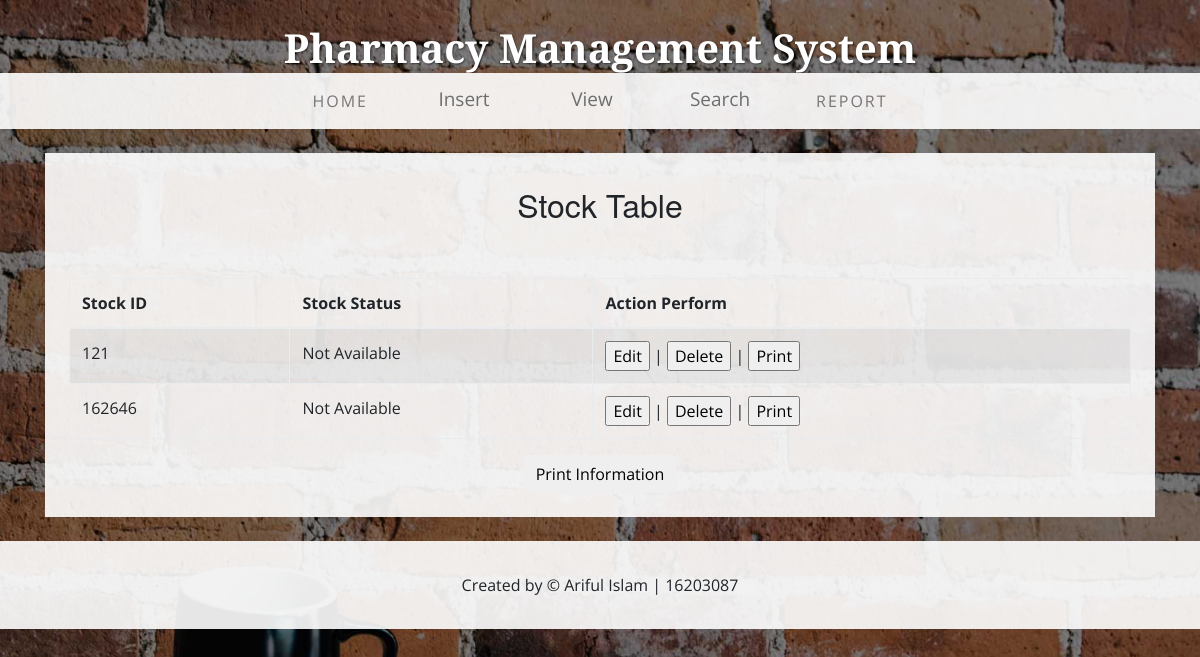
The app's page /stock_view.php with its own data.
### tables this page shows
CREATE TABLE `tb_stock` (
  `stock_id` int(10) NOT NULL,
  `stock_status` varchar(15) NOT NULL
);

### stock_view.php (the view, shortened to what this page needs)
<!DOCTYPE html>
<html lang="en">
  <head>
  <?php
      $username = "root";
      $password = "";
      $host = "localhost";
      $connector = mysqli_connect($host,$username,$password)
          or die("Unable to connect");
      $result = mysqli_query($connector,"SELECT * FROM tb_stock");
      ?>
    <link href="css/bootstrap.css" rel="stylesheet">
    <link href="css/business-casual.css" rel="stylesheet">
  </head>
  <body>
    <div class="tagline-upper text-center text-heading text-shadow text-white mt-5 d-none d-lg-block">Pharmacy Management System</div>
    <nav class="navbar navbar-expand-lg navbar-light bg-faded py-lg-4">
      <div class="container">
        <div class="collapse navbar-collapse" id="navbarResponsive">
          <ul class="navbar-nav mx-auto">
            <li class="nav-item  px-lg-4">
              <a class="nav-link text-uppercase text-expanded" href="index.php">Home
              </a>
            </li>
            <li class="nav-item px-lg-4 active">
              <ul class="navigation">
					<a class="main" href="insert.php">Insert</a>
				</ul>
            </li>
            <li class="nav-item px-lg-4">
              <ul class="navigation">
					<a class="main" href="#">View</a>
				</ul>
            </li>
            <li class="nav-item px-lg-4">
              <ul class="navigation">
					<a class="main" href="#">Search</a>
				</ul>
            </li>
			<li class="nav-item px-lg-4">
              <a class="nav-link text-uppercase text-expanded" href="invoice.php">Report</a>
            </li>
          </ul>
        </div>
      </div>
    </nav>
    <div class="container">
		<div class="bg-faded p-4 my-4">
        <div class="panel panel-primary Myback">
            <div class="panel-heading panel-head"><h2><center>Stock Table</center></h2></div>
            <div class="panel-body">
                <table class="table table-bordered table-striped">
                    <thead>
                        <tr>
                            <th>Stock ID</th>
                            <th>Stock Status</th>
							<th>Action Perform</th>
                        </tr>
                    </thead>
                    <tbody>
						<?php
          while( $row = mysqli_fetch_array( $result ) ){
            echo
            "<tr>
              <td id='a".$row['stock_id']."'>{$row['stock_id']}</td>
              <td id='b".$row['stock_id']."'>{$row['stock_status']}</td>
              <td>
				<form action='' method='GET'>
					<input type='submit' name=".$row['stock_id']." value='Edit'> |
					<input type='submit' name='delete".$row['stock_id']."' value='Delete' onClick=\"return confirm('Are you sure you want to delete?')\"> |
					<input type='submit' name='print".$row['stock_id']."' value='Print'>
				</form>
			</td>
            </tr>\n";
		  }
        ?>
                    </tbody>
                </table>
				<center><a href="stockprint.php"><button class="btn btn-default">Print Information</button></a></center>
            </div>
        </div>
        </div>
      </div>
    <footer class="bg-faded text-center py-5">
      <div class="container">
        <p class="m-0">Created by &copy; Ariful Islam | 16203087</p>
      </div>
    </footer>
  </body>
</html>

### css/business-casual.css (style rules this page uses)
body { font-family: "Open Sans", Helvetica, Arial, sans-serif; background: url('../img/bg.jpg') no-repeat center center fixed; -webkit-background-size: cover; -moz-background-size: cover; background-size: cover; -o-background-size: cover; }
h1, h2, h3, h4, h5, h6, .text-heading { font-family: "Josefin Slab", "Helvetica Neue", Helvetica, Arial, sans-serif; }
.tagline-upper { font-size: 2.5rem; font-weight: 700; line-height: 0; margin-bottom: 25px; }
.text-expanded { letter-spacing: 2px; }
.text-shadow { text-shadow: 1px 1px 2px rgba(0, 0, 0, 0.5); }
.bg-faded { background-color: rgba(255, 255, 255, 0.9); }
.navigation { list-style: none; padding: 0; width: 80px; height: 40px; }
.navigation, .navigation a.main { border-radius: 4px; -webkit-border-radius: 4px; -moz-border-radius: 4px; }
.navigation a.main { display: block; height: 40px; font: 19px/37px "Open Sans", Helvetica, Arial, sans-serif; text-align: center; text-decoration: none; color: #6E6E6E; -webkit-transition: 0.2s ease-in-out; -o-transition: 0.2s ease-in-out; transition: 0.2s ease-in-out; }
.Myback { margin-top:10px; }
.nav-item { z-index:10; }

### records on screen
tb_stock: stock_id "121", stock_status "Not Available"
tb_stock: stock_id "162646", stock_status "Not Available"
